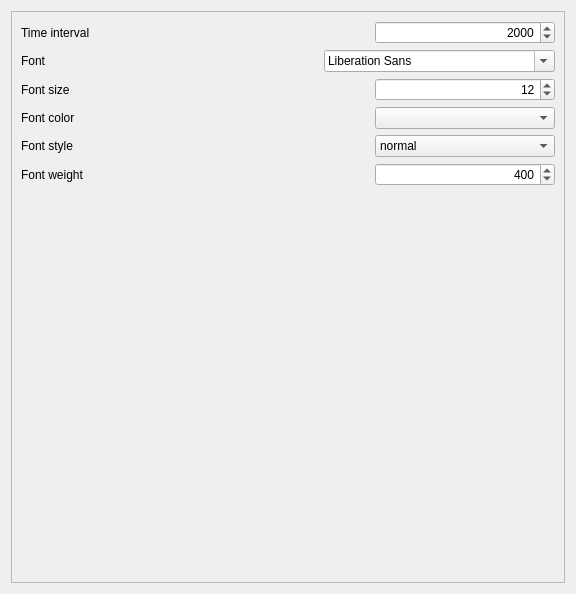
<?xml version="1.0" encoding="UTF-8"?>
<ui version="4.0">
 <class>ConfigWindow</class>
 <widget class="QWidget" name="ConfigWindow">
  <property name="geometry">
   <rect>
    <x>0</x>
    <y>0</y>
    <width>576</width>
    <height>594</height>
   </rect>
  </property>
  <property name="sizePolicy">
   <sizepolicy hsizetype="Expanding" vsizetype="Expanding">
    <horstretch>0</horstretch>
    <verstretch>0</verstretch>
   </sizepolicy>
  </property>
  <property name="minimumSize">
   <size>
    <width>576</width>
    <height>0</height>
   </size>
  </property>
  <property name="maximumSize">
   <size>
    <width>16777215</width>
    <height>16777215</height>
   </size>
  </property>
  <property name="windowTitle">
   <string>Form</string>
  </property>
  <layout class="QGridLayout" name="gridLayout">
   <item row="0" column="0">
    <widget class="QScrollArea" name="scrollArea_appearance">
     <property name="widgetResizable">
      <bool>true</bool>
     </property>
     <widget class="QWidget" name="contents_appearance">
      <property name="geometry">
       <rect>
        <x>0</x>
        <y>0</y>
        <width>560</width>
        <height>578</height>
       </rect>
      </property>
      <layout class="QVBoxLayout" name="verticalLayout_10">
       <item>
        <layout class="QHBoxLayout" name="layout_interval">
         <item>
          <widget class="QLabel" name="label_interval">
           <property name="minimumSize">
            <size>
             <width>120</width>
             <height>0</height>
            </size>
           </property>
           <property name="text">
            <string>Time interval</string>
           </property>
          </widget>
         </item>
         <item>
          <spacer name="spacer_interval">
           <property name="orientation">
            <enum>Qt::Horizontal</enum>
           </property>
           <property name="sizeHint" stdset="0">
            <size>
             <width>40</width>
             <height>20</height>
            </size>
           </property>
          </spacer>
         </item>
         <item>
          <widget class="QSpinBox" name="spinBox_interval">
           <property name="minimumSize">
            <size>
             <width>180</width>
             <height>0</height>
            </size>
           </property>
           <property name="alignment">
            <set>Qt::AlignRight|Qt::AlignTrailing|Qt::AlignVCenter</set>
           </property>
           <property name="minimum">
            <number>1</number>
           </property>
           <property name="maximum">
            <number>10000</number>
           </property>
           <property name="singleStep">
            <number>500</number>
           </property>
           <property name="value">
            <number>2000</number>
           </property>
          </widget>
         </item>
        </layout>
       </item>
       <item>
        <layout class="QHBoxLayout" name="layout_font">
         <item>
          <widget class="QLabel" name="label_font">
           <property name="minimumSize">
            <size>
             <width>120</width>
             <height>0</height>
            </size>
           </property>
           <property name="text">
            <string>Font</string>
           </property>
          </widget>
         </item>
         <item>
          <spacer name="spacer_font">
           <property name="orientation">
            <enum>Qt::Horizontal</enum>
           </property>
           <property name="sizeHint" stdset="0">
            <size>
             <width>40</width>
             <height>20</height>
            </size>
           </property>
          </spacer>
         </item>
         <item>
          <widget class="QFontComboBox" name="fontComboBox">
           <property name="minimumSize">
            <size>
             <width>180</width>
             <height>0</height>
            </size>
           </property>
          </widget>
         </item>
        </layout>
       </item>
       <item>
        <layout class="QHBoxLayout" name="layout_fontSize">
         <item>
          <widget class="QLabel" name="label_fontSize">
           <property name="minimumSize">
            <size>
             <width>120</width>
             <height>0</height>
            </size>
           </property>
           <property name="text">
            <string>Font size</string>
           </property>
          </widget>
         </item>
         <item>
          <spacer name="spacer_fontSize">
           <property name="orientation">
            <enum>Qt::Horizontal</enum>
           </property>
           <property name="sizeHint" stdset="0">
            <size>
             <width>40</width>
             <height>20</height>
            </size>
           </property>
          </spacer>
         </item>
         <item>
          <widget class="QSpinBox" name="spinBox_fontSize">
           <property name="minimumSize">
            <size>
             <width>180</width>
             <height>0</height>
            </size>
           </property>
           <property name="alignment">
            <set>Qt::AlignRight|Qt::AlignTrailing|Qt::AlignVCenter</set>
           </property>
           <property name="minimum">
            <number>1</number>
           </property>
           <property name="maximum">
            <number>99</number>
           </property>
           <property name="singleStep">
            <number>1</number>
           </property>
           <property name="value">
            <number>12</number>
           </property>
          </widget>
         </item>
        </layout>
       </item>
       <item>
        <layout class="QHBoxLayout" name="layout_color">
         <item>
          <widget class="QLabel" name="label_color">
           <property name="minimumSize">
            <size>
             <width>120</width>
             <height>0</height>
            </size>
           </property>
           <property name="text">
            <string>Font color</string>
           </property>
          </widget>
         </item>
         <item>
          <spacer name="spacer_color">
           <property name="orientation">
            <enum>Qt::Horizontal</enum>
           </property>
           <property name="sizeHint" stdset="0">
            <size>
             <width>40</width>
             <height>20</height>
            </size>
           </property>
          </spacer>
         </item>
         <item>
          <widget class="KColorCombo" name="kcolorcombo">
           <property name="minimumSize">
            <size>
             <width>180</width>
             <height>0</height>
            </size>
           </property>
          </widget>
         </item>
        </layout>
       </item>
       <item>
        <layout class="QHBoxLayout" name="layout_style">
         <item>
          <widget class="QLabel" name="label_style">
           <property name="minimumSize">
            <size>
             <width>120</width>
             <height>0</height>
            </size>
           </property>
           <property name="text">
            <string>Font style</string>
           </property>
          </widget>
         </item>
         <item>
          <spacer name="spacer_style">
           <property name="orientation">
            <enum>Qt::Horizontal</enum>
           </property>
           <property name="sizeHint" stdset="0">
            <size>
             <width>40</width>
             <height>20</height>
            </size>
           </property>
          </spacer>
         </item>
         <item>
          <widget class="QComboBox" name="comboBox_style">
           <property name="minimumSize">
            <size>
             <width>180</width>
             <height>0</height>
            </size>
           </property>
           <item>
            <property name="text">
             <string notr="true">normal</string>
            </property>
           </item>
           <item>
            <property name="text">
             <string notr="true">italic</string>
            </property>
           </item>
          </widget>
         </item>
        </layout>
       </item>
       <item>
        <layout class="QHBoxLayout" name="layout_weight">
         <item>
          <widget class="QLabel" name="label_weight">
           <property name="minimumSize">
            <size>
             <width>120</width>
             <height>0</height>
            </size>
           </property>
           <property name="text">
            <string>Font weight</string>
           </property>
          </widget>
         </item>
         <item>
          <spacer name="spacer_weight">
           <property name="orientation">
            <enum>Qt::Horizontal</enum>
           </property>
           <property name="sizeHint" stdset="0">
            <size>
             <width>40</width>
             <height>19</height>
            </size>
           </property>
          </spacer>
         </item>
         <item>
          <widget class="QSpinBox" name="spinBox_weight">
           <property name="minimumSize">
            <size>
             <width>180</width>
             <height>0</height>
            </size>
           </property>
           <property name="alignment">
            <set>Qt::AlignRight|Qt::AlignTrailing|Qt::AlignVCenter</set>
           </property>
           <property name="minimum">
            <number>1</number>
           </property>
           <property name="maximum">
            <number>1000</number>
           </property>
           <property name="singleStep">
            <number>50</number>
           </property>
           <property name="value">
            <number>400</number>
           </property>
          </widget>
         </item>
        </layout>
       </item>
       <item>
        <spacer name="spacer_text">
         <property name="orientation">
          <enum>Qt::Vertical</enum>
         </property>
         <property name="sizeHint" stdset="0">
          <size>
           <width>20</width>
           <height>40</height>
          </size>
         </property>
        </spacer>
       </item>
      </layout>
     </widget>
    </widget>
   </item>
  </layout>
 </widget>
 <customwidgets>
  <customwidget>
   <class>KColorCombo</class>
   <extends>QComboBox</extends>
   <header>kcolorcombo.h</header>
  </customwidget>
 </customwidgets>
 <resources/>
 <connections/>
</ui>
